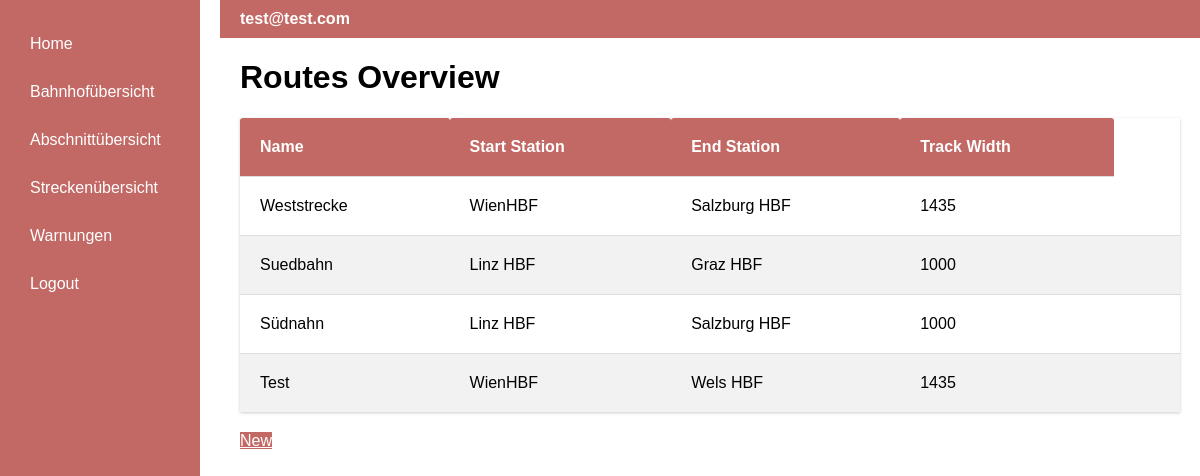
The app's page /routes (signed in), older data.
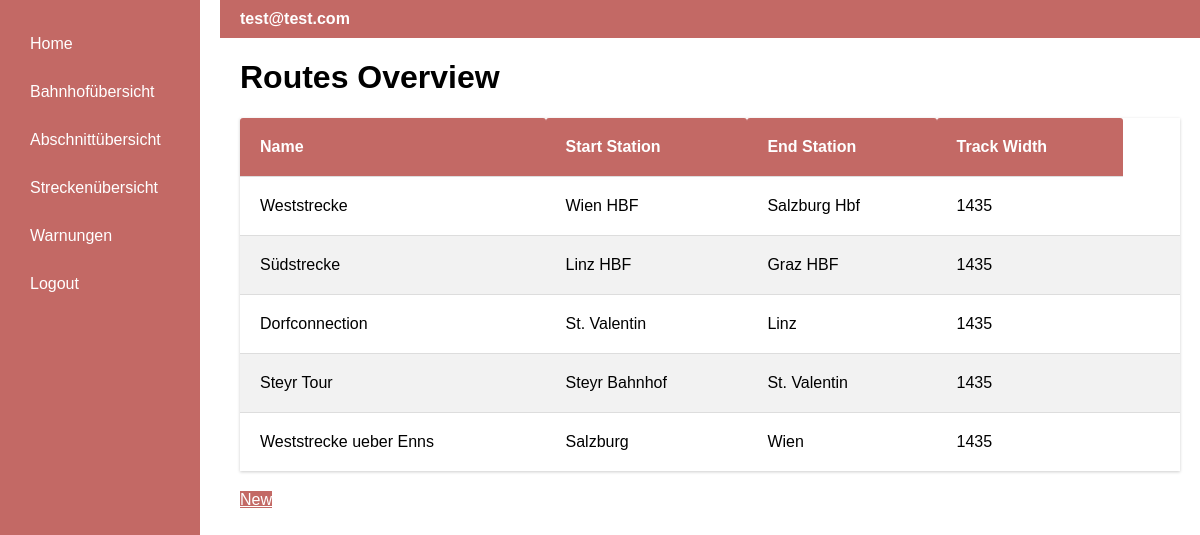
The same page, newer data.
### app/models.py (models this page shows, shortened)
class User(UserMixin, db.Model):
    id: so.Mapped[int] = so.mapped_column(primary_key=True)
    username: so.Mapped[str] = so.mapped_column(sa.String(64), index=True,
                                                unique=True)
    email: so.Mapped[str] = so.mapped_column(sa.String(120), index=True,
                                             unique=True)
    password_hash: so.Mapped[Optional[str]] = so.mapped_column(sa.String(256))
    isAdmin = db.Column(db.Boolean, default=False)
    address_id = db.Column(db.Integer, db.ForeignKey('address.id', name='fk_user_address_id'))
    address = db.relationship('Address', backref='user', uselist=False)

class Route(db.Model):
    id = db.Column(db.Integer, primary_key=True, autoincrement=True)
    name = db.Column(db.String(140))
    startStation = db.Column(db.Integer, db.ForeignKey('station.id', name='fk_route_station_start'))
    endStation = db.Column(db.Integer, db.ForeignKey('station.id', name='fk_route_station_start'))
    sections = db.relationship('Segment', secondary=routesegments, backref="route")
    trackWidth = db.Column(db.Integer)

class Station(db.Model):
    id = db.Column(db.Integer, primary_key=True, autoincrement=True)
    name = db.Column(db.String(140))
    address_id = db.Column(db.Integer, db.ForeignKey('address.id', name='fk_station_address_id'))
    address = db.relationship("Address")
    xcoord = db.Column(db.String(140))
    ycoord = db.Column(db.String(140))

### app/routes.py (the view)
@app.route('/routes', methods=['GET'])
@login_required
def routes_overview():
    StartStation = aliased(Station)
    EndStation = aliased(Station)
    routes = db.session.query(
        Route,
        StartStation.name.label('start_station_name'),
        EndStation.name.label('end_station_name')
    ).join(
        StartStation, Route.startStation == StartStation.id
    ).join(
        EndStation, Route.endStation == EndStation.id
    ).all()
    return render_template('routes.html', routes=routes)

### app/models.py (called while the page is built)
@login.user_loader
def load_user(id):
    return db.session.get(User, int(id))

### app/templates/routes.html (shortened to what this page needs)
{% extends "base.html" %}
{% block content %}
<h1>Routes Overview</h1>
<table class="table-station">
    <thead>
    <tr>
        <th>Name</th>
        <th>Start Station</th>
        <th>End Station</th>
        <th>Track Width</th>
    </tr>
    </thead>
    <tbody>
    {% for route, start_station_name, end_station_name in routes %}
        <tr>
            <td>{{ route.name }}</td>
            <td>{{ start_station_name }}</td>
            <td>{{ end_station_name }}</td>
            <td>{{ route.trackWidth }}</td>
            <td>
            </td>
        </tr>
    {% endfor %}
    </tbody>
</table>
<a href="{{ url_for('routeNew') }}" class="btn btn-primary">New</a>
{% endblock %}

### app/templates/base.html (shortened to what this page needs)
<!DOCTYPE html>
<html lang="en">
<head>
</head>
<body>
<div class="container">
    <div class="sidebar">
        <a href="{{ url_for('index') }}">Home</a>
        {% if current_user.is_anonymous %}
            <a href="{{ url_for('login') }}">Login</a>
        {% else %}
            <a href="{{ url_for('trainstation') }}">Bahnhofübersicht</a>
            <a href="{{ url_for('segments') }}">Abschnittübersicht</a>
            <a href="{{ url_for('routes_overview') }}">Streckenübersicht</a>
            <a href="{{ url_for('warnings') }}">Warnungen</a>
            <a href="{{ url_for('logout') }}">Logout</a>
        {% endif %}
    </div>
    <div class="content">
        <div class="topbar">
            <span class="email">{{ current_user.email if not current_user.is_anonymous else 'Guest' }}</span>
        </div>
        {% block content %}{% endblock %}
    </div>
</div>
</body>
</html>

### app/templates/base.html (style rules this page uses)
body, html { margin: 0; padding: 0; font-family: Arial, sans-serif; width: 100%; height: 100%; overflow-x: hidden; overflow-y: auto; }
.container { display: flex; height: 100vh; width: 100%; }
.sidebar { background-color: rgb(195, 105, 101); color: white; width: 200px; padding: 20px; display: flex; flex-direction: column; box-sizing: border-box; }
.sidebar a { text-decoration: none; color: white; padding: 10px; margin: 5px 0; display: block; }
.content { flex-grow: 1; padding: 0 20px 20px 40px; overflow: auto }
.topbar { background-color: rgb(195, 105, 101); color: white; padding: 10px 20px; display: flex; align-items: center; justify-content: space-between; width: calc(100% + 40px); margin: 0 -20px 0 -20px; box-sizing: border-box; }
.email { font-weight: bold; padding-right: 20px; }
.table-station { overflow-y: hidden; width: 100%; border-collapse: separate; border-spacing: 0; margin: 20px 0; box-shadow: 0 1px 3px rgba(0, 0, 0, 0.2); }
.table-station th, .table-station td { padding: 20px; text-align: left; border-bottom: 1px solid #ddd; }
.table-station th { background-color: rgb(195, 105, 101); color: white; border-radius: 3px 3px 0 0; }
.table-station tr:last-child td { border-bottom: none; }
.table-station tr:nth-child(even) { background-color: #f2f2f2; }
.btn-primary { color: #fff; background-color: rgb(195, 105, 101); border-color: rgb(195, 105, 101); }

Row changes from the older to the newer data that the page shows:
removed Route: name "Test", name "WienHBF", name "Wels HBF", trackWidth "1435"
changed Route "Weststrecke": name "WienHBF" → "Wien HBF"; name "Salzburg HBF" → "Salzburg Hbf"
changed Route "Linz HBF": name "Suedbahn" → "Südstrecke"; trackWidth "1000" → "1435"
changed Route: name "Südnahn" → "Dorfconnection"; name "Linz HBF" → "St. Valentin"; name "Salzburg HBF" → "Linz"; trackWidth "1000" → "1435"
added Route: name "Steyr Tour", name "Steyr Bahnhof", name "St. Valentin", trackWidth "1435"
added Route: name "Weststrecke ueber Enns", name "Salzburg", name "Wien", trackWidth "1435"
